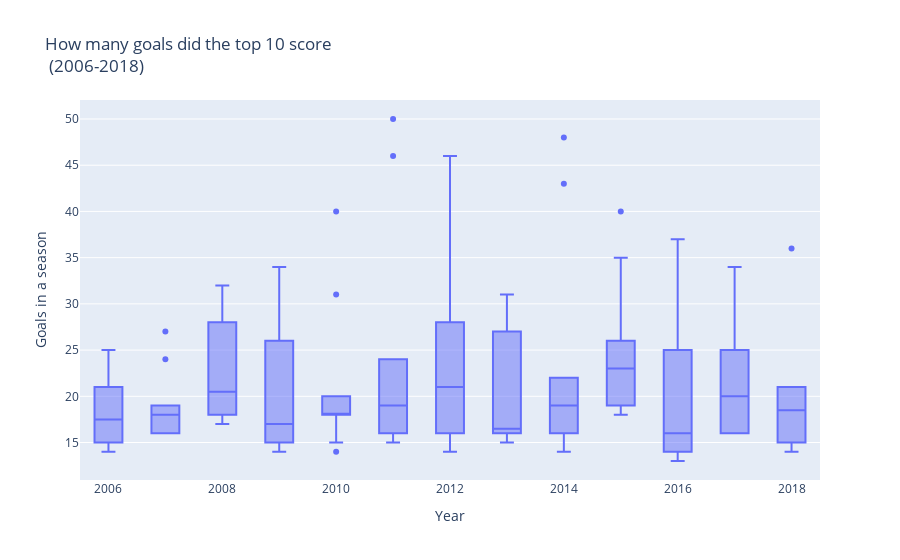

Notebook cell for this chart:
### Code cell
# Box plot using plotly instead
box = px.box(df, 
             x='year', 
             y='goals scored',
             title=f'How many goals did the top {top_n_players} score <br> ({start_year}-{end_year})')

box.update_layout(xaxis_title='Year',
                  yaxis_title='Goals in a season',
                  xaxis={'categoryorder':'mean ascending'},)

box.show()

### Figure 1 — Plotly figure (JSON) as saved in the notebook; plotly's stock layout.template omitted (floating-point values rounded to 4 significant figures; data arrays with more than 128 entries replaced by an {"elided": "..."} marker saying what was removed)
{"data": [{"alignmentgroup": "True", "hovertemplate": "year=%{x}<br>goals scored=%{y}<extra></extra>", "legendgroup": "", "marker": {"color": "#636efa"}, "name": "", "notched": false, "offsetgroup": "", "orientation": "v", "showlegend": false, "type": "box", "x": {"elided": "130 int values"}, "x0": " ", "xaxis": "x", "y": {"elided": "130 int values"}, "y0": " ", "yaxis": "y"}], "layout": {"boxmode": "group", "legend": {"tracegroupgap": 0}, "title": {"text": "How many goals did the top 10 score <br> (2006-2018)"}, "xaxis": {"anchor": "y", "categoryorder": "mean ascending", "domain": [0, 1], "title": {"text": "Year"}}, "yaxis": {"anchor": "x", "domain": [0, 1], "title": {"text": "Goals in a season"}}}}
